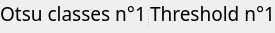
        <widget class="QSplitter" name="splitter_2">
         <property name="orientation">
          <enum>Qt::Horizontal</enum>
         </property>
         <widget class="QWidget" name="layoutWidget">
          <layout class="QVBoxLayout" name="verticalLayout_5">
           <item>
            <widget class="QLabel" name="Otsu1_label">
             <property name="sizePolicy">
              <sizepolicy hsizetype="MinimumExpanding" vsizetype="Preferred">
               <horstretch>0</horstretch>
               <verstretch>0</verstretch>
              </sizepolicy>
             </property>
             <property name="palette">
              <palette>
               <active>
                <colorrole role="WindowText">
                 <brush brushstyle="SolidPattern">
                  <color alpha="255">
                   <red>0</red>
                   <green>0</green>
                   <blue>0</blue>
                  </color>
                 </brush>
                </colorrole>
                <colorrole role="Button">
                 <brush brushstyle="SolidPattern">
                  <color alpha="255">
                   <red>253</red>
                   <green>249</green>
                   <blue>248</blue>
                  </color>
                 </brush>
                </colorrole>
                <colorrole role="Text">
                 <brush brushstyle="SolidPattern">
                  <color alpha="255">
                   <red>0</red>
                   <green>0</green>
                   <blue>0</blue>
                  </color>
                 </brush>
                </colorrole>
                <colorrole role="ButtonText">
                 <brush brushstyle="SolidPattern">
                  <color alpha="255">
                   <red>0</red>
                   <green>0</green>
                   <blue>0</blue>
                  </color>
                 </brush>
                </colorrole>
                <colorrole role="Base">
                 <brush brushstyle="SolidPattern">
                  <color alpha="255">
                   <red>253</red>
                   <green>249</green>
                   <blue>248</blue>
                  </color>
                 </brush>
                </colorrole>
                <colorrole role="Window">
                 <brush brushstyle="SolidPattern">
                  <color alpha="255">
                   <red>253</red>
                   <green>249</green>
                   <blue>248</blue>
                  </color>
                 </brush>
                </colorrole>
               </active>
               <inactive>
                <colorrole role="WindowText">
                 <brush brushstyle="SolidPattern">
                  <color alpha="255">
                   <red>0</red>
                   <green>0</green>
                   <blue>0</blue>
                  </color>
                 </brush>
                </colorrole>
                <colorrole role="Button">
                 <brush brushstyle="SolidPattern">
                  <color alpha="255">
                   <red>253</red>
                   <green>249</green>
                   <blue>248</blue>
                  </color>
                 </brush>
                </colorrole>
                <colorrole role="Text">
                 <brush brushstyle="SolidPattern">
                  <color alpha="255">
                   <red>0</red>
                   <green>0</green>
                   <blue>0</blue>
                  </color>
                 </brush>
                </colorrole>
                <colorrole role="ButtonText">
                 <brush brushstyle="SolidPattern">
                  <color alpha="255">
                   <red>0</red>
                   <green>0</green>
                   <blue>0</blue>
                  </color>
                 </brush>
                </colorrole>
                <colorrole role="Base">
                 <brush brushstyle="SolidPattern">
                  <color alpha="255">
                   <red>253</red>
                   <green>249</green>
                   <blue>248</blue>
                  </color>
                 </brush>
                </colorrole>
                <colorrole role="Window">
                 <brush brushstyle="SolidPattern">
                  <color alpha="255">
                   <red>253</red>
                   <green>249</green>
                   <blue>248</blue>
                  </color>
                 </brush>
                </colorrole>
               </inactive>
               <disabled>
                <colorrole role="WindowText">
                 <brush brushstyle="SolidPattern">
                  <color alpha="255">
                   <red>0</red>
                   <green>0</green>
                   <blue>0</blue>
                  </color>
                 </brush>
                </colorrole>
                <colorrole role="Button">
                 <brush brushstyle="SolidPattern">
                  <color alpha="255">
                   <red>253</red>
                   <green>249</green>
                   <blue>248</blue>
                  </color>
                 </brush>
                </colorrole>
                <colorrole role="Text">
                 <brush brushstyle="SolidPattern">
                  <color alpha="255">
                   <red>0</red>
                   <green>0</green>
                   <blue>0</blue>
                  </color>
                 </brush>
                </colorrole>
                <colorrole role="ButtonText">
                 <brush brushstyle="SolidPattern">
                  <color alpha="255">
                   <red>0</red>
                   <green>0</green>
                   <blue>0</blue>
                  </color>
                 </brush>
                </colorrole>
                <colorrole role="Base">
                 <brush brushstyle="SolidPattern">
                  <color alpha="255">
                   <red>253</red>
                   <green>249</green>
                   <blue>248</blue>
                  </color>
                 </brush>
                </colorrole>
                <colorrole role="Window">
                 <brush brushstyle="SolidPattern">
                  <color alpha="255">
                   <red>253</red>
                   <green>249</green>
                   <blue>248</blue>
                  </color>
                 </brush>
                </colorrole>
               </disabled>
              </palette>
             </property>
             <property name="font">
              <font>
               <family>Noto Sans Cond</family>
               <pointsize>14</pointsize>
               <weight>50</weight>
               <italic>false</italic>
               <bold>false</bold>
              </font>
             </property>
             <property name="styleSheet">
              <string notr="true"/>
             </property>
             <property name="lineWidth">
              <number>1</number>
             </property>
             <property name="midLineWidth">
              <number>0</number>
             </property>
             <property name="text">
              <string>Otsu classes n°1</string>
             </property>
             <property name="scaledContents">
              <bool>false</bool>
             </property>
             <property name="alignment">
              <set>Qt::AlignCenter</set>
             </property>
            </widget>
           </item>
           <item>
            <widget class="ImageView" name="Otsu1Series" native="true">
             <property name="sizePolicy">
              <sizepolicy hsizetype="MinimumExpanding" vsizetype="Preferred">
               <horstretch>0</horstretch>
               <verstretch>0</verstretch>
              </sizepolicy>
             </property>
            </widget>
           </item>
          </layout>
         </widget>
         <widget class="QWidget" name="layoutWidget">
          <layout class="QVBoxLayout" name="verticalLayout_6">
           <item>
            <widget class="QLabel" name="label_CurrentStack_4">
             <property name="sizePolicy">
              <sizepolicy hsizetype="MinimumExpanding" vsizetype="Preferred">
               <horstretch>0</horstretch>
               <verstretch>0</verstretch>
              </sizepolicy>
             </property>
             <property name="palette">
              <palette>
               <active>
                <colorrole role="WindowText">
                 <brush brushstyle="SolidPattern">
                  <color alpha="255">
                   <red>0</red>
                   <green>0</green>
                   <blue>0</blue>
                  </color>
                 </brush>
                </colorrole>
                <colorrole role="Button">
                 <brush brushstyle="SolidPattern">
                  <color alpha="255">
                   <red>253</red>
                   <green>249</green>
                   <blue>248</blue>
                  </color>
                 </brush>
                </colorrole>
                <colorrole role="Text">
                 <brush brushstyle="SolidPattern">
                  <color alpha="255">
                   <red>0</red>
                   <green>0</green>
                   <blue>0</blue>
                  </color>
                 </brush>
                </colorrole>
                <colorrole role="ButtonText">
                 <brush brushstyle="SolidPattern">
                  <color alpha="255">
                   <red>0</red>
                   <green>0</green>
                   <blue>0</blue>
                  </color>
                 </brush>
                </colorrole>
                <colorrole role="Base">
                 <brush brushstyle="SolidPattern">
                  <color alpha="255">
                   <red>253</red>
                   <green>249</green>
                   <blue>248</blue>
                  </color>
                 </brush>
                </colorrole>
                <colorrole role="Window">
                 <brush brushstyle="SolidPattern">
                  <color alpha="255">
                   <red>253</red>
                   <green>249</green>
                   <blue>248</blue>
                  </color>
                 </brush>
                </colorrole>
               </active>
               <inactive>
                <colorrole role="WindowText">
                 <brush brushstyle="SolidPattern">
                  <color alpha="255">
                   <red>0</red>
                   <green>0</green>
                   <blue>0</blue>
                  </color>
                 </brush>
                </colorrole>
                <colorrole role="Button">
                 <brush brushstyle="SolidPattern">
                  <color alpha="255">
                   <red>253</red>
                   <green>249</green>
                   <blue>248</blue>
                  </color>
                 </brush>
                </colorrole>
                <colorrole role="Text">
                 <brush brushstyle="SolidPattern">
                  <color alpha="255">
                   <red>0</red>
                   <green>0</green>
                   <blue>0</blue>
                  </color>
                 </brush>
                </colorrole>
                <colorrole role="ButtonText">
                 <brush brushstyle="SolidPattern">
                  <color alpha="255">
                   <red>0</red>
                   <green>0</green>
                   <blue>0</blue>
                  </color>
                 </brush>
                </colorrole>
                <colorrole role="Base">
                 <brush brushstyle="SolidPattern">
                  <color alpha="255">
                   <red>253</red>
                   <green>249</green>
                   <blue>248</blue>
                  </color>
                 </brush>
                </colorrole>
                <colorrole role="Window">
                 <brush brushstyle="SolidPattern">
                  <color alpha="255">
                   <red>253</red>
                   <green>249</green>
                   <blue>248</blue>
                  </color>
                 </brush>
                </colorrole>
               </inactive>
               <disabled>
                <colorrole role="WindowText">
                 <brush brushstyle="SolidPattern">
                  <color alpha="255">
                   <red>0</red>
                   <green>0</green>
                   <blue>0</blue>
                  </color>
                 </brush>
                </colorrole>
                <colorrole role="Button">
                 <brush brushstyle="SolidPattern">
                  <color alpha="255">
                   <red>253</red>
                   <green>249</green>
                   <blue>248</blue>
                  </color>
                 </brush>
                </colorrole>
                <colorrole role="Text">
                 <brush brushstyle="SolidPattern">
                  <color alpha="255">
                   <red>0</red>
                   <green>0</green>
                   <blue>0</blue>
                  </color>
                 </brush>
                </colorrole>
                <colorrole role="ButtonText">
                 <brush brushstyle="SolidPattern">
                  <color alpha="255">
                   <red>0</red>
                   <green>0</green>
                   <blue>0</blue>
                  </color>
                 </brush>
                </colorrole>
                <colorrole role="Base">
                 <brush brushstyle="SolidPattern">
                  <color alpha="255">
                   <red>253</red>
                   <green>249</green>
                   <blue>248</blue>
                  </color>
                 </brush>
                </colorrole>
                <colorrole role="Window">
                 <brush brushstyle="SolidPattern">
                  <color alpha="255">
                   <red>253</red>
                   <green>249</green>
                   <blue>248</blue>
                  </color>
                 </brush>
                </colorrole>
               </disabled>
              </palette>
             </property>
             <property name="font">
              <font>
               <family>Noto Sans Cond</family>
               <pointsize>14</pointsize>
               <weight>50</weight>
               <italic>false</italic>
               <bold>false</bold>
              </font>
             </property>
             <property name="styleSheet">
              <string notr="true"/>
             </property>
             <property name="lineWidth">
              <number>1</number>
             </property>
             <property name="midLineWidth">
              <number>0</number>
             </property>
             <property name="text">
              <string>Threshold n°1</string>
             </property>
             <property name="scaledContents">
              <bool>false</bool>
             </property>
             <property name="alignment">
              <set>Qt::AlignCenter</set>
             </property>
            </widget>
           </item>
           <item>
            <widget class="ImageView" name="Binary1Series" native="true">
             <property name="sizePolicy">
              <sizepolicy hsizetype="MinimumExpanding" vsizetype="Preferred">
               <horstretch>0</horstretch>
               <verstretch>0</verstretch>
              </sizepolicy>
             </property>
            </widget>
           </item>
          </layout>
         </widget>
        </widget>
